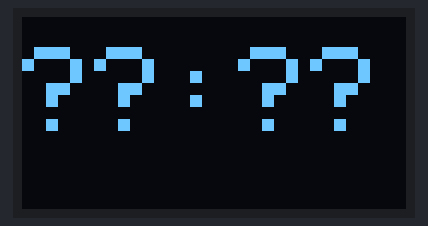
Bench run of a sketch on a simulated Arduino Uno, built with avr-gcc and run on an emulated ATmega328P. On the bench: 128×64 one-colour display. The local clock reads 2024-03-15 10:24:30 at power-on unless the sketch sets it; what the sketch prints to the serial monitor is not drawn.

Above: at 0.1 s.
At 4.1 s:
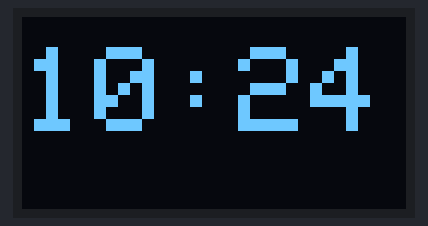
At 30.1 s:
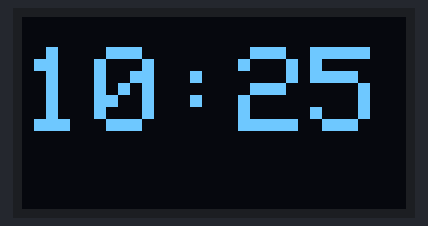

Measured:
- what the display in image 1 shows lasts 25.9 s, from 4.1 s to 30.0 s
- what the display in image 2 shows lasts 60.0 s, from 30.0 s to 90.0 s

The sketch:

Code_Combined.ino
```cpp
//Libraries
#include "Arduino.h"
#include "Wire.h"
#include "RTClib.h"
#include <Wire.h>
#include <Adafruit_GFX.h>
#include <Adafruit_SSD1306.h>

//Vars
#define SCREEN_WIDTH 128
#define SCREEN_HEIGHT 64

//Vars - Devices
Adafruit_SSD1306 display(SCREEN_WIDTH, SCREEN_HEIGHT, &Wire, -1);
RTC_PCF8523 rtcPCF;

void setup()
{
  Serial.begin(9600);
  Serial.println("start");

  if (! rtcPCF.begin()) {
    Serial.println("Couldn't find RTC");
    while (1);
  }
  if (! rtcPCF.initialized()) {
    Serial.println("RTC lost power, lets set the time!");
    SetTime(2024, 8, 15, 11, 16, 0);
  }

  if(!display.begin(SSD1306_SWITCHCAPVCC, 0x3C)) {
    Serial.println(F("SSD1306 allocation failed"));
    for(;;);
  }

  Display("??:??");
  delay(4000);
}

void loop()
{
  //Print time data to serial monitor
  DateTime now = rtcPCF.now();
  Serial.print(now.month(), DEC);
  Serial.print('/');
  Serial.print(now.day(), DEC);
  Serial.print('/');
  Serial.print(now.year(), DEC);
  Serial.print("  ");
  Serial.print(now.hour(), DEC);
  Serial.print(':');
  Serial.print(now.minute(), DEC);
  Serial.print(':');
  Serial.print(now.second(), DEC);
  Serial.println();

  //Print time data to actual screen
  DisplayTime(now.hour(), now.minute());
}

void Display(String text){
  display.clearDisplay();
  display.setTextSize(4);
  display.setTextColor(WHITE);
  display.setCursor(0, 10);
  display.println(text);
  display.display();
}

void DisplayTime(int fir, int sec){
  display.clearDisplay();
  display.setTextSize(4);
  display.setTextColor(WHITE);
  display.setCursor(0, 10);
  if (fir > 9){
    display.print(fir);
  }
  else{
    display.print("0");
    display.print(fir);
  }
  display.print(':');
  if (sec > 9){
  display.println(sec);
  }
  else{
    display.print("0");
  display.println(sec);
  }
  display.display();
}

void SetTime(int y, int m, int d, int hou, int minu, int sec){
  rtcPCF.adjust(DateTime(y, m, d, hou, minu, sec));
}
```
